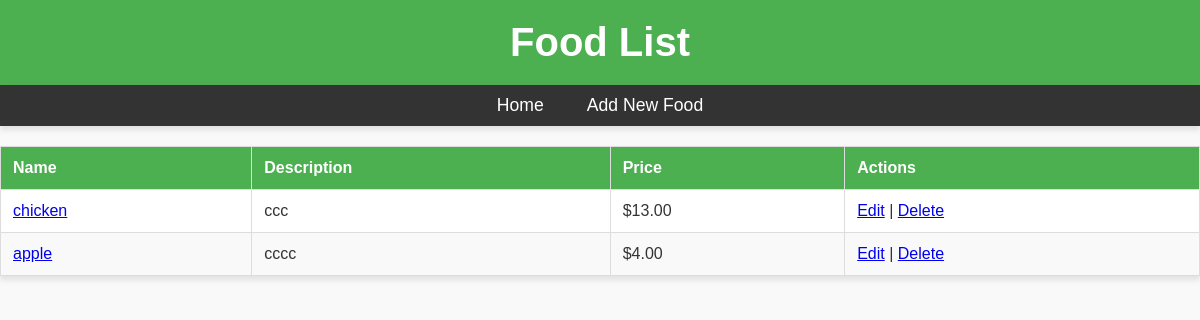
The app's page /foods/, older data.
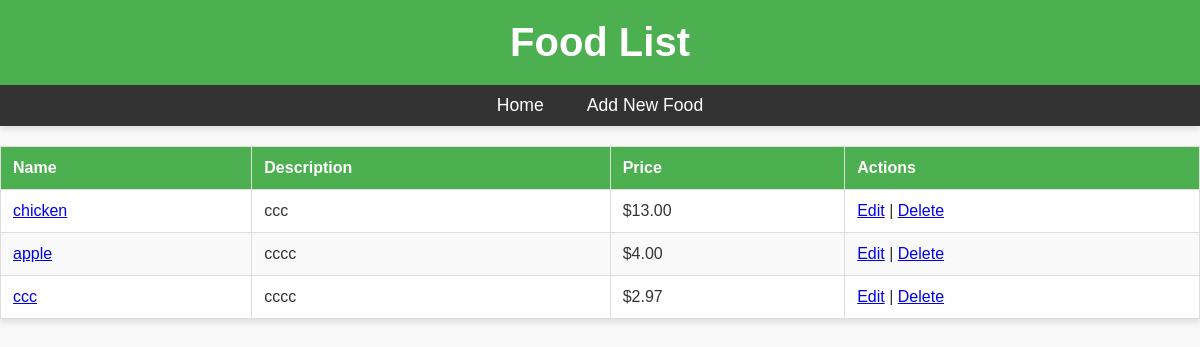
The same page, newer data.
### my_app/models.py (models this page shows, shortened)
class Food(models.Model):
    name = models.CharField(max_length=100)
    description = models.TextField()
    price = models.DecimalField(max_digits=5, decimal_places=2)

### my_app/views.py (the view)
# urls.py: path('foods/', views.food_list, name='food_list'),  # List all foods
def food_list(request):
    foods = Food.objects.all()
    return render(request, 'my_app/food_list.html', {'foods': foods})

### my_app/templates/my_app/food_list.html (shortened to what this page needs)
{% load static %}
<!DOCTYPE html>
<html lang="en">
<head>
    <link rel="stylesheet" href="{% static 'my_app/css/styles.css' %}">
</head>
<body>
    <header>
        <h1>Food List</h1>
    </header>
    <nav>
        <a href="{% url 'home' %}">Home</a> |
        <a href="{% url 'food_create' %}">Add New Food</a>
    </nav>
    <table>
        <thead>
            <tr>
                <th>Name</th>
                <th>Description</th>
                <th>Price</th>
                <th>Actions</th>
            </tr>
        </thead>
        <tbody>
            {% for food in foods %}
                <tr>
                    <td><a href="{% url 'food_detail' food.pk %}">{{ food.name }}</a></td>
                    <td>{{ food.description }}</td>
                    <td>${{ food.price }}</td>
                    <td>
                        <a href="{% url 'food_update' food.pk %}">Edit</a> |
                        <a href="{% url 'food_delete' food.pk %}">Delete</a>
                    </td>
                </tr>
            {% endfor %}
        </tbody>
    </table>
</body>
</html>

### my_app/static/my_app/css/styles.css (style rules this page uses)
body { font-family: Arial, sans-serif; background-color: #f9f9f9; margin: 0; padding: 0; color: #333; }
header { background-color: #4CAF50; color: white; padding: 20px 0; text-align: center; box-shadow: 0 4px 6px rgba(0, 0, 0, 0.1); }
header h1 { margin: 0; font-size: 2.5rem; }
nav { background-color: #333; padding: 10px; text-align: center; box-shadow: 0 4px 6px rgba(0, 0, 0, 0.1); }
nav a { color: white; text-decoration: none; margin: 0 15px; font-size: 1.1rem; transition: color 0.3s ease; }
table { width: 100%; border-collapse: collapse; margin: 20px 0; background-color: white; box-shadow: 0 4px 6px rgba(0, 0, 0, 0.1); }
table th, table td { padding: 12px; border: 1px solid #ddd; text-align: left; }
table th { background-color: #4CAF50; color: white; }
table tr:nth-child(even) { background-color: #f9f9f9; }

Row changes from the older to the newer data that the page shows:
added Food: name "ccc", description "cccc", price "2.97"
